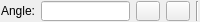
<?xml version="1.0" encoding="UTF-8"?>
<ui version="4.0">
 <class>QG_DimLinearOptions</class>
 <widget class="QWidget" name="QG_DimLinearOptions">
  <property name="geometry">
   <rect>
    <x>0</x>
    <y>0</y>
    <width>200</width>
    <height>22</height>
   </rect>
  </property>
  <property name="sizePolicy">
   <sizepolicy hsizetype="Preferred" vsizetype="Fixed">
    <horstretch>0</horstretch>
    <verstretch>0</verstretch>
   </sizepolicy>
  </property>
  <property name="minimumSize">
   <size>
    <width>180</width>
    <height>22</height>
   </size>
  </property>
  <property name="maximumSize">
   <size>
    <width>200</width>
    <height>22</height>
   </size>
  </property>
  <property name="windowTitle">
   <string>Linear Dimension Options</string>
  </property>
  <layout class="QHBoxLayout">
   <property name="margin">
    <number>1</number>
   </property>
   <item>
    <widget class="QLabel" name="lAngle">
     <property name="sizePolicy">
      <sizepolicy hsizetype="Fixed" vsizetype="Fixed">
       <horstretch>0</horstretch>
       <verstretch>0</verstretch>
      </sizepolicy>
     </property>
     <property name="minimumSize">
      <size>
       <width>0</width>
       <height>19</height>
      </size>
     </property>
     <property name="frameShape">
      <enum>QFrame::NoFrame</enum>
     </property>
     <property name="frameShadow">
      <enum>QFrame::Plain</enum>
     </property>
     <property name="text">
      <string>Angle:</string>
     </property>
     <property name="wordWrap">
      <bool>false</bool>
     </property>
    </widget>
   </item>
   <item>
    <widget class="QLineEdit" name="leAngle">
     <property name="sizePolicy">
      <sizepolicy hsizetype="Preferred" vsizetype="Fixed">
       <horstretch>0</horstretch>
       <verstretch>0</verstretch>
      </sizepolicy>
     </property>
     <property name="minimumSize">
      <size>
       <width>0</width>
       <height>19</height>
      </size>
     </property>
     <property name="text">
      <string/>
     </property>
    </widget>
   </item>
   <item>
    <widget class="QToolButton" name="bHor">
     <property name="sizePolicy">
      <sizepolicy hsizetype="Fixed" vsizetype="Fixed">
       <horstretch>0</horstretch>
       <verstretch>0</verstretch>
      </sizepolicy>
     </property>
     <property name="minimumSize">
      <size>
       <width>0</width>
       <height>19</height>
      </size>
     </property>
     <property name="text">
      <string/>
     </property>
     <property name="icon">
      <iconset resource="../../../res/extui/extui.qrc">
       <normaloff>:/extui/dimhor.png</normaloff>:/extui/dimhor.png</iconset>
     </property>
    </widget>
   </item>
   <item>
    <widget class="QToolButton" name="bVer">
     <property name="sizePolicy">
      <sizepolicy hsizetype="Fixed" vsizetype="Fixed">
       <horstretch>0</horstretch>
       <verstretch>0</verstretch>
      </sizepolicy>
     </property>
     <property name="minimumSize">
      <size>
       <width>0</width>
       <height>19</height>
      </size>
     </property>
     <property name="text">
      <string/>
     </property>
     <property name="icon">
      <iconset resource="../../../res/extui/extui.qrc">
       <normaloff>:/extui/dimver.png</normaloff>:/extui/dimver.png</iconset>
     </property>
    </widget>
   </item>
   <item>
    <widget class="Line" name="sep1">
     <property name="sizePolicy">
      <sizepolicy hsizetype="Fixed" vsizetype="Minimum">
       <horstretch>0</horstretch>
       <verstretch>0</verstretch>
      </sizepolicy>
     </property>
     <property name="minimumSize">
      <size>
       <width>0</width>
       <height>19</height>
      </size>
     </property>
     <property name="frameShape">
      <enum>QFrame::VLine</enum>
     </property>
     <property name="frameShadow">
      <enum>QFrame::Sunken</enum>
     </property>
    </widget>
   </item>
  </layout>
 </widget>
 <layoutdefault spacing="6" margin="11"/>
 <includes>
  <include location="local">rs_dimlinear.h</include>
  <include location="local">rs_actiondimlinear.h</include>
  <include location="local">rs_settings.h</include>
 </includes>
 <resources>
  <include location="../../../res/extui/extui.qrc"/>
 </resources>
 <connections>
  <connection>
   <sender>leAngle</sender>
   <signal>textChanged(QString)</signal>
   <receiver>QG_DimLinearOptions</receiver>
   <slot>updateAngle(QString)</slot>
   <hints>
    <hint type="sourcelabel">
     <x>20</x>
     <y>20</y>
    </hint>
    <hint type="destinationlabel">
     <x>20</x>
     <y>20</y>
    </hint>
   </hints>
  </connection>
  <connection>
   <sender>bHor</sender>
   <signal>clicked()</signal>
   <receiver>QG_DimLinearOptions</receiver>
   <slot>setHor()</slot>
   <hints>
    <hint type="sourcelabel">
     <x>20</x>
     <y>20</y>
    </hint>
    <hint type="destinationlabel">
     <x>20</x>
     <y>20</y>
    </hint>
   </hints>
  </connection>
  <connection>
   <sender>bVer</sender>
   <signal>clicked()</signal>
   <receiver>QG_DimLinearOptions</receiver>
   <slot>setVer()</slot>
   <hints>
    <hint type="sourcelabel">
     <x>20</x>
     <y>20</y>
    </hint>
    <hint type="destinationlabel">
     <x>20</x>
     <y>20</y>
    </hint>
   </hints>
  </connection>
 </connections>
</ui>
